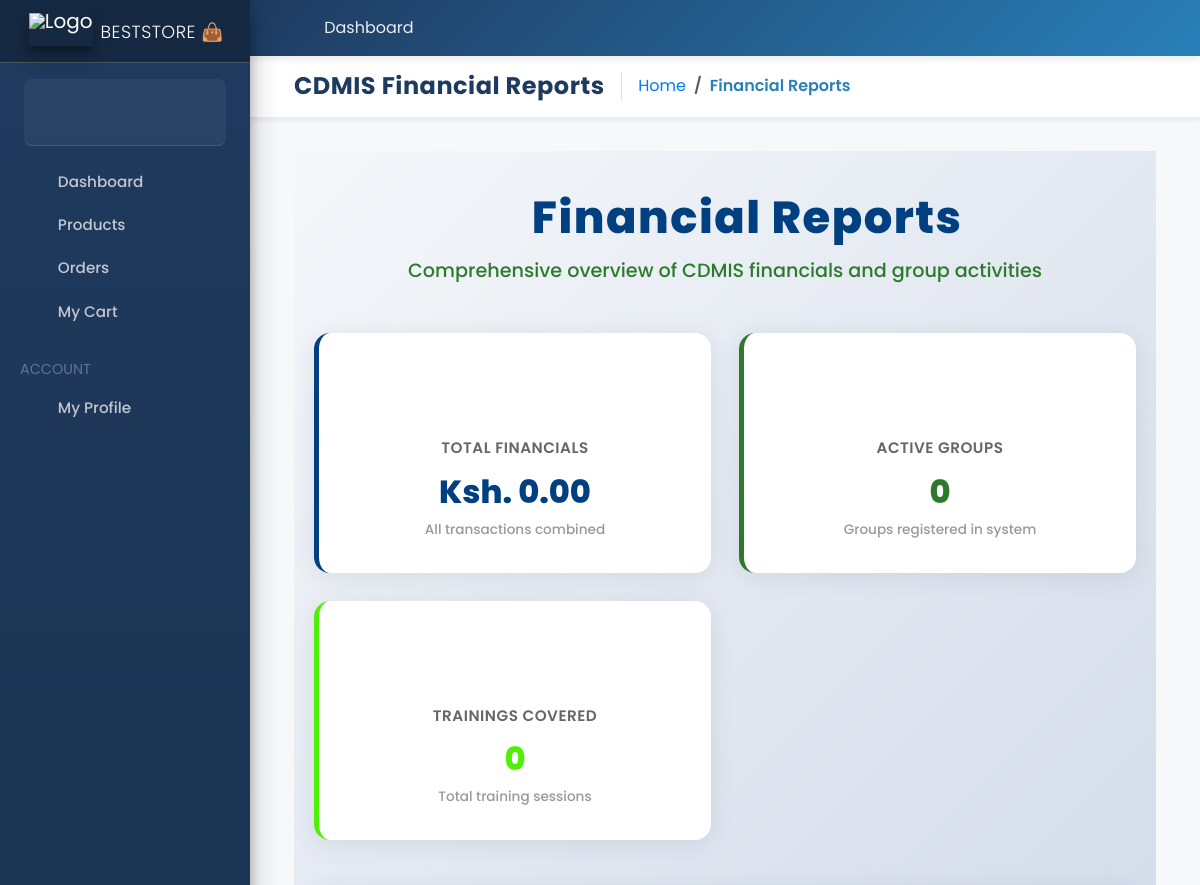
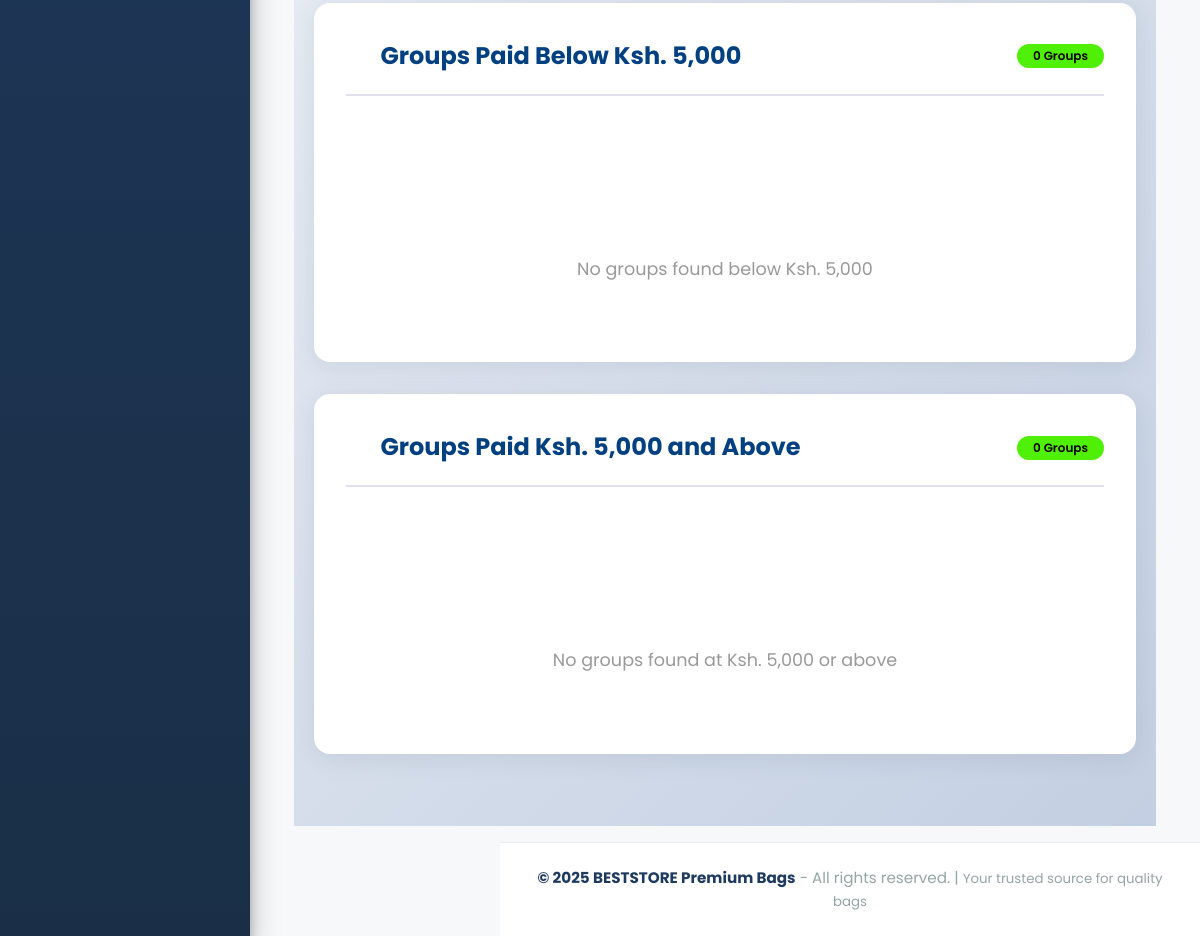
Before: /cdmis/reports/ with the older database file (2 pictures, top to bottom).
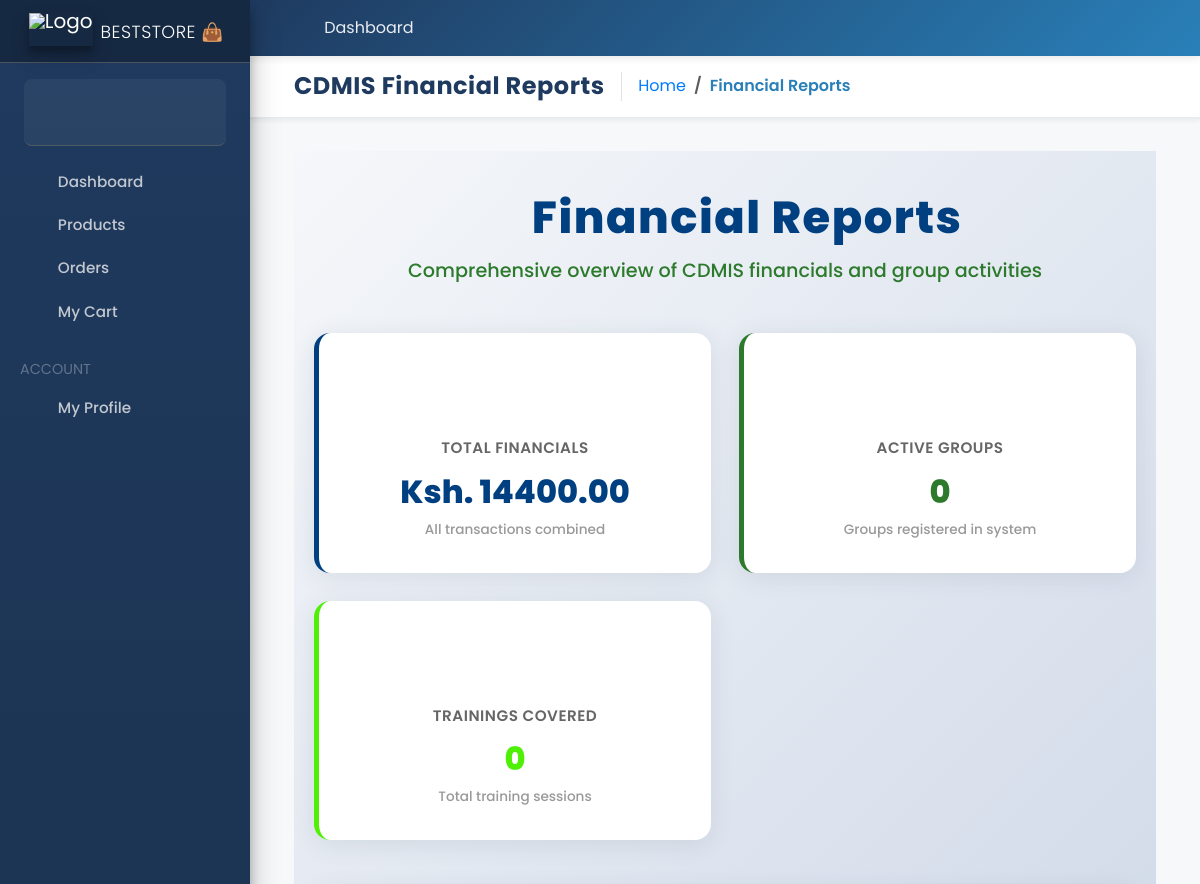
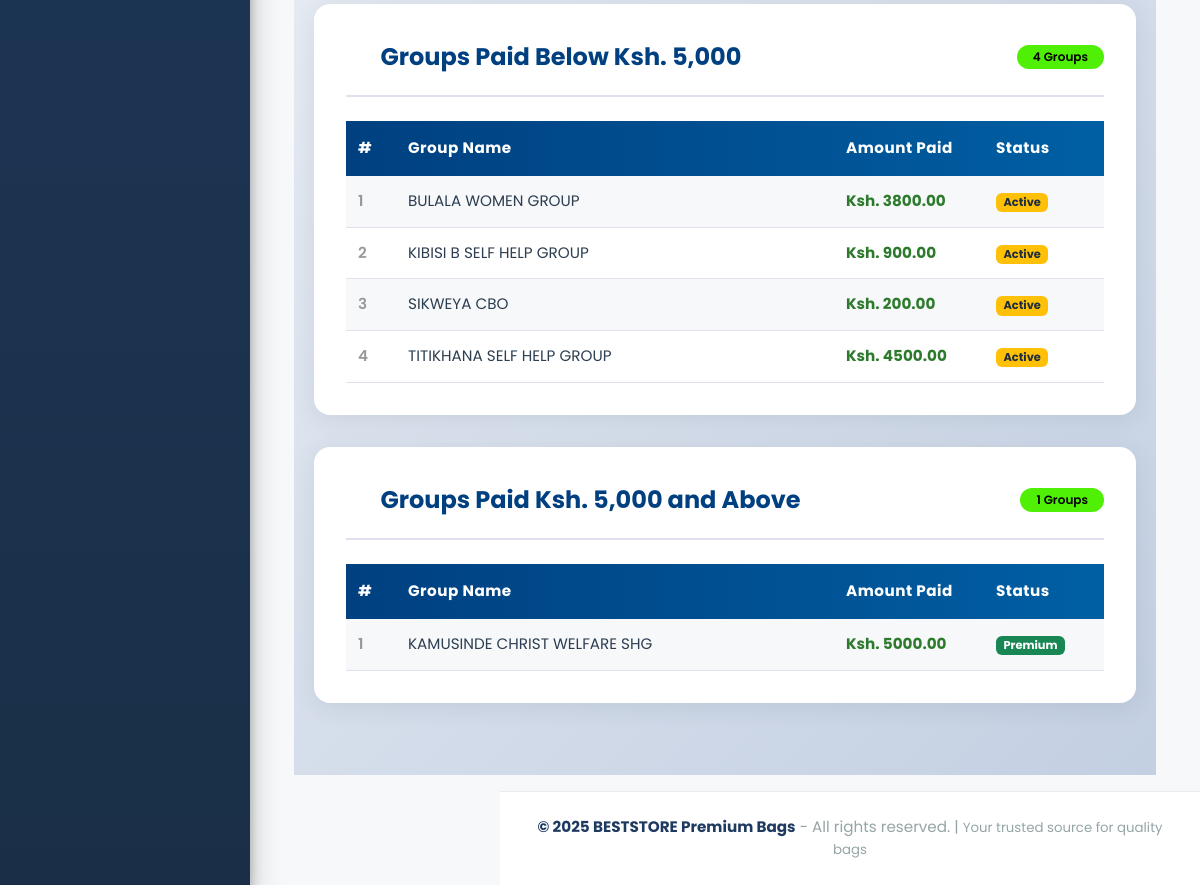
After: the same page with the newer database file (2 pictures, top to bottom).
### CDMIS/models.py (models this page shows, shortened)
class Group(models.Model):
    name = models.CharField(max_length=100)
    registration_date = models.DateField()
    description = models.TextField(blank=True)

### CDMIS/views.py (the view)
# urls.py: path('reports/', views.cdmis_reports, name='reports'),
def cdmis_reports(request):
    total_financials = Payment.objects.aggregate(total=Sum('amount'))['total'] or 0
    group_payments = (
        Group.objects
        .annotate(total_paid=Sum('payments__amount'))  # <-- corrected here
        .values('name', 'total_paid')
    )
    below_5000 = [g for g in group_payments if (g['total_paid'] or 0) < 5000]
    above_5000 = [g for g in group_payments if (g['total_paid'] or 0) >= 5000]
    total_trainings = Training.objects.count()
    total_groups = Group.objects.count()
    context = {
        'total_financials': total_financials,
        'below_5000_groups': below_5000,
        'above_5000_groups': above_5000,
        'total_groups': total_groups,
        'total_trainings': total_trainings,
    }
    return render(request, 'CDMIS/reports.html', context)

### carts/context_processors.py (called while the page is built)
def counter(request):
    cart_count = 0
    if 'admin' in request.path:
        return {}
    else:
        try:
            cart = Cart.objects.filter(cart_id=_cart_id(request))
            if request.user.is_authenticated:
                cart_items = CartItem.objects.all().filter(user=request.user)
            else:
                cart_items = CartItem.objects.all().filter(cart=cart[:1])
            for cart_item in cart_items:
                cart_count += cart_item.quantity
        except Cart.DoesNotExist:
            cart_count = 0
    return dict(cart_count=cart_count)

### carts/views.py (called while the page is built)
def _cart_id(request):
    cart = request.session.session_key
    if not cart:
        cart = request.session.create()
    return cart

### category/context_processors.py (called while the page is built)
def menu_links(request):
    links = Category.objects.all()
    return dict(links=links)

### CDMIS/templates/CDMIS/reports.html (shortened to what the changed rows need)
{% extends 'gov.html' %}
{% block page_title %}CDMIS Financial Reports{% endblock %}
{% load static %}
{% block content %}
<div class="reports-container">
    <div class="reports-wrapper">
        <div class="reports-header">
            <h1><i class="fa fa-chart-bar me-2"></i>Financial Reports</h1>
        </div>
        <div class="stats-grid">
            <div class="stat-card">
                <div class="stat-icon"><i class="fa fa-money-bill-wave"></i></div>
                <div class="stat-label">Total Financials</div>
                <div class="stat-value">Ksh. {{ total_financials|floatformat:2 }}</div>
                <div class="stat-subtitle">All transactions combined</div>
            </div>
        </div>
        <div class="table-section">
            <div class="table-header">
                <div class="table-header-icon"><i class="fa fa-arrow-down"></i></div>
                <h2>Groups Paid Below Ksh. 5,000</h2>
                <span class="badge">{{ below_5000_groups|length }} Groups</span>
            </div>
            {% if below_5000_groups %}
            <table class="data-table">
                <thead>
                    <tr>
                        <th style="width: 50px;">#</th>
                        <th>Group Name</th>
                        <th style="width: 150px;">Amount Paid</th>
                        <th style="width: 120px;">Status</th>
                    </tr>
                </thead>
                <tbody>
                    {% for group in below_5000_groups %}
                    <tr>
                        <td class="row-number">{{ forloop.counter }}</td>
                        <td>{{ group.name }}</td>
                        <td class="amount">Ksh. {{ group.total_paid|default:0|floatformat:2 }}</td>
                        <td><span class="badge bg-warning">Active</span></td>
                    </tr>
                    {% endfor %}
                </tbody>
            </table>
            {% else %}
            <div class="empty-state">
                <div class="empty-state-icon"><i class="fa fa-inbox"></i></div>
                <p>No groups found below Ksh. 5,000</p>
            </div>
            {% endif %}
        </div>
        <div class="table-section">
            <div class="table-header">
                <div class="table-header-icon"><i class="fa fa-arrow-up"></i></div>
                <h2>Groups Paid Ksh. 5,000 and Above</h2>
                <span class="badge">{{ above_5000_groups|length }} Groups</span>
            </div>
            {% if above_5000_groups %}
            <table class="data-table">
                <thead>
                    <tr>
                        <th style="width: 50px;">#</th>
                        <th>Group Name</th>
                        <th style="width: 150px;">Amount Paid</th>
                        <th style="width: 120px;">Status</th>
                    </tr>
                </thead>
                <tbody>
                    {% for group in above_5000_groups %}
                    <tr>
                        <td class="row-number">{{ forloop.counter }}</td>
                        <td>{{ group.name }}</td>
                        <td class="amount">Ksh. {{ group.total_paid|default:0|floatformat:2 }}</td>
                        <td><span class="badge bg-success">Premium</span></td>
                    </tr>
                    {% endfor %}
                </tbody>
            </table>
            {% else %}
            <div class="empty-state">
                <div class="empty-state-icon"><i class="fa fa-inbox"></i></div>
                <p>No groups found at Ksh. 5,000 or above</p>
            </div>
            {% endif %}
        </div>
    </div>
</div>
{% endblock %}

Changed rows visible on the page:
added Group: name "BULALA WOMEN GROUP", total_paid "3800.00", shown under "Groups Paid Below Ksh. 5,000"
added Group: name "KIBISI B SELF HELP GROUP", total_paid "900.00", shown under "Groups Paid Below Ksh. 5,000"
added Group: name "SIKWEYA CBO", total_paid "200.00", shown under "Groups Paid Below Ksh. 5,000"
added Group: name "TITIKHANA SELF HELP GROUP", total_paid "4500.00", shown under "Groups Paid Below Ksh. 5,000"
added Group: name "KAMUSINDE CHRIST WELFARE SHG", total_paid "5000.00", shown under "Groups Paid Ksh. 5,000 and Above"
Other visible differences:
{{ total_financials|floatformat:2 }}: "0.00" → "14400.00"
{{ below_5000_groups|length }}: "0" → "4"
{{ above_5000_groups|length }}: "0" → "1"
text no longer shown: "No groups found below Ksh. 5,000 No groups found at Ksh. 5,000 or above"
text now shown: "# Group Name Amount Paid Status # Group Name Amount Paid Status"
